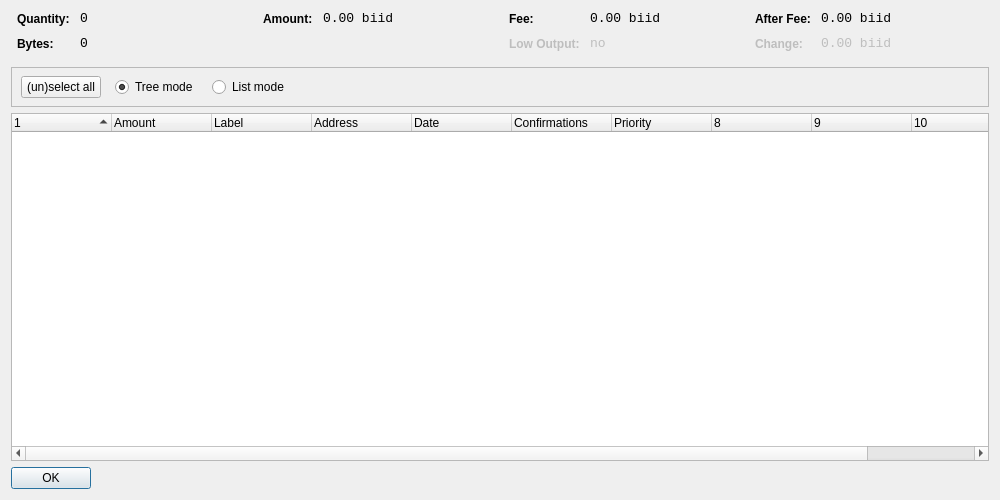
<?xml version="1.0" encoding="UTF-8"?>
<ui version="4.0">
 <class>CoinControlDialog</class>
 <widget class="QDialog" name="CoinControlDialog">
  <property name="geometry">
   <rect>
    <x>0</x>
    <y>0</y>
    <width>1000</width>
    <height>500</height>
   </rect>
  </property>
  <property name="windowTitle">
   <string>Coin Control</string>
  </property>
  <layout class="QVBoxLayout" name="verticalLayout">
   <item>
    <layout class="QHBoxLayout" name="horizontalLayoutTop" stretch="0,0,0,0">
     <property name="topMargin">
      <number>0</number>
     </property>
     <property name="bottomMargin">
      <number>10</number>
     </property>
     <item>
      <layout class="QFormLayout" name="formLayoutCoinControl1">
       <property name="horizontalSpacing">
        <number>10</number>
       </property>
       <property name="verticalSpacing">
        <number>10</number>
       </property>
       <property name="leftMargin">
        <number>6</number>
       </property>
       <property name="rightMargin">
        <number>6</number>
       </property>
       <item row="0" column="0">
        <widget class="QLabel" name="labelCoinControlQuantityText">
         <property name="styleSheet">
          <string notr="true">font-weight:bold;</string>
         </property>
         <property name="text">
          <string>Quantity:</string>
         </property>
        </widget>
       </item>
       <item row="0" column="1">
        <widget class="QLabel" name="labelCoinControlQuantity">
         <property name="font">
          <font>
           <family>Monospace</family>
           <pointsize>10</pointsize>
          </font>
         </property>
         <property name="cursor">
          <cursorShape>IBeamCursor</cursorShape>
         </property>
         <property name="contextMenuPolicy">
          <enum>Qt::ActionsContextMenu</enum>
         </property>
         <property name="text">
          <string notr="true">0</string>
         </property>
         <property name="textInteractionFlags">
          <set>Qt::LinksAccessibleByMouse|Qt::TextSelectableByKeyboard|Qt::TextSelectableByMouse</set>
         </property>
        </widget>
       </item>
       <item row="1" column="0">
        <widget class="QLabel" name="labelCoinControlBytesText">
         <property name="styleSheet">
          <string notr="true">font-weight:bold;</string>
         </property>
         <property name="text">
          <string>Bytes:</string>
         </property>
        </widget>
       </item>
       <item row="1" column="1">
        <widget class="QLabel" name="labelCoinControlBytes">
         <property name="font">
          <font>
           <family>Monospace</family>
           <pointsize>10</pointsize>
          </font>
         </property>
         <property name="cursor">
          <cursorShape>IBeamCursor</cursorShape>
         </property>
         <property name="contextMenuPolicy">
          <enum>Qt::ActionsContextMenu</enum>
         </property>
         <property name="text">
          <string notr="true">0</string>
         </property>
         <property name="textInteractionFlags">
          <set>Qt::LinksAccessibleByMouse|Qt::TextSelectableByKeyboard|Qt::TextSelectableByMouse</set>
         </property>
        </widget>
       </item>
      </layout>
     </item>
     <item>
      <layout class="QFormLayout" name="formLayoutCoinControl2">
       <property name="horizontalSpacing">
        <number>10</number>
       </property>
       <property name="verticalSpacing">
        <number>10</number>
       </property>
       <property name="leftMargin">
        <number>6</number>
       </property>
       <property name="rightMargin">
        <number>6</number>
       </property>
       <item row="0" column="0">
        <widget class="QLabel" name="labelCoinControlAmountText">
         <property name="styleSheet">
          <string notr="true">font-weight:bold;</string>
         </property>
         <property name="text">
          <string>Amount:</string>
         </property>
        </widget>
       </item>
       <item row="0" column="1">
        <widget class="QLabel" name="labelCoinControlAmount">
         <property name="font">
          <font>
           <family>Monospace</family>
           <pointsize>10</pointsize>
          </font>
         </property>
         <property name="cursor">
          <cursorShape>IBeamCursor</cursorShape>
         </property>
         <property name="contextMenuPolicy">
          <enum>Qt::ActionsContextMenu</enum>
         </property>
         <property name="text">
          <string notr="true">0.00 biid</string>
         </property>
         <property name="textInteractionFlags">
          <set>Qt::LinksAccessibleByMouse|Qt::TextSelectableByKeyboard|Qt::TextSelectableByMouse</set>
         </property>
        </widget>
       </item>
      </layout>
     </item>
     <item>
      <layout class="QFormLayout" name="formLayoutCoinControl3">
       <property name="horizontalSpacing">
        <number>10</number>
       </property>
       <property name="verticalSpacing">
        <number>10</number>
       </property>
       <property name="leftMargin">
        <number>6</number>
       </property>
       <property name="rightMargin">
        <number>6</number>
       </property>
       <item row="0" column="0">
        <widget class="QLabel" name="labelCoinControlFeeText">
         <property name="styleSheet">
          <string notr="true">font-weight:bold;</string>
         </property>
         <property name="text">
          <string>Fee:</string>
         </property>
        </widget>
       </item>
       <item row="0" column="1">
        <widget class="QLabel" name="labelCoinControlFee">
         <property name="font">
          <font>
           <family>Monospace</family>
           <pointsize>10</pointsize>
          </font>
         </property>
         <property name="cursor">
          <cursorShape>IBeamCursor</cursorShape>
         </property>
         <property name="contextMenuPolicy">
          <enum>Qt::ActionsContextMenu</enum>
         </property>
         <property name="text">
          <string notr="true">0.00 biid</string>
         </property>
         <property name="textInteractionFlags">
          <set>Qt::LinksAccessibleByMouse|Qt::TextSelectableByKeyboard|Qt::TextSelectableByMouse</set>
         </property>
        </widget>
       </item>
       <item row="1" column="0">
        <widget class="QLabel" name="labelCoinControlLowOutputText">
         <property name="enabled">
          <bool>false</bool>
         </property>
         <property name="styleSheet">
          <string notr="true">font-weight:bold;</string>
         </property>
         <property name="text">
          <string>Low Output:</string>
         </property>
        </widget>
       </item>
       <item row="1" column="1">
        <widget class="QLabel" name="labelCoinControlLowOutput">
         <property name="enabled">
          <bool>false</bool>
         </property>
         <property name="font">
          <font>
           <family>Monospace</family>
           <pointsize>10</pointsize>
          </font>
         </property>
         <property name="cursor">
          <cursorShape>IBeamCursor</cursorShape>
         </property>
         <property name="contextMenuPolicy">
          <enum>Qt::ActionsContextMenu</enum>
         </property>
         <property name="text">
          <string notr="true">no</string>
         </property>
         <property name="textInteractionFlags">
          <set>Qt::LinksAccessibleByMouse|Qt::TextSelectableByKeyboard|Qt::TextSelectableByMouse</set>
         </property>
        </widget>
       </item>
      </layout>
     </item>
     <item>
      <layout class="QFormLayout" name="formLayoutCoinControl4">
       <property name="horizontalSpacing">
        <number>10</number>
       </property>
       <property name="verticalSpacing">
        <number>10</number>
       </property>
       <property name="leftMargin">
        <number>6</number>
       </property>
       <property name="rightMargin">
        <number>6</number>
       </property>
       <item row="0" column="0">
        <widget class="QLabel" name="labelCoinControlAfterFeeText">
         <property name="styleSheet">
          <string notr="true">font-weight:bold;</string>
         </property>
         <property name="text">
          <string>After Fee:</string>
         </property>
        </widget>
       </item>
       <item row="0" column="1">
        <widget class="QLabel" name="labelCoinControlAfterFee">
         <property name="font">
          <font>
           <family>Monospace</family>
           <pointsize>10</pointsize>
          </font>
         </property>
         <property name="cursor">
          <cursorShape>IBeamCursor</cursorShape>
         </property>
         <property name="contextMenuPolicy">
          <enum>Qt::ActionsContextMenu</enum>
         </property>
         <property name="text">
          <string notr="true">0.00 biid</string>
         </property>
         <property name="textInteractionFlags">
          <set>Qt::LinksAccessibleByMouse|Qt::TextSelectableByKeyboard|Qt::TextSelectableByMouse</set>
         </property>
        </widget>
       </item>
       <item row="1" column="0">
        <widget class="QLabel" name="labelCoinControlChangeText">
         <property name="enabled">
          <bool>false</bool>
         </property>
         <property name="styleSheet">
          <string notr="true">font-weight:bold;</string>
         </property>
         <property name="text">
          <string>Change:</string>
         </property>
        </widget>
       </item>
       <item row="1" column="1">
        <widget class="QLabel" name="labelCoinControlChange">
         <property name="enabled">
          <bool>false</bool>
         </property>
         <property name="font">
          <font>
           <family>Monospace</family>
           <pointsize>10</pointsize>
          </font>
         </property>
         <property name="cursor">
          <cursorShape>IBeamCursor</cursorShape>
         </property>
         <property name="contextMenuPolicy">
          <enum>Qt::ActionsContextMenu</enum>
         </property>
         <property name="text">
          <string notr="true">0.00 biid</string>
         </property>
         <property name="textInteractionFlags">
          <set>Qt::LinksAccessibleByMouse|Qt::TextSelectableByKeyboard|Qt::TextSelectableByMouse</set>
         </property>
        </widget>
       </item>
      </layout>
     </item>
    </layout>
   </item>
   <item>
    <widget class="QFrame" name="frame">
     <property name="minimumSize">
      <size>
       <width>0</width>
       <height>40</height>
      </size>
     </property>
     <property name="frameShape">
      <enum>QFrame::StyledPanel</enum>
     </property>
     <property name="frameShadow">
      <enum>QFrame::Sunken</enum>
     </property>
     <widget class="QWidget" name="horizontalLayoutWidget">
      <property name="geometry">
       <rect>
        <x>10</x>
        <y>0</y>
        <width>781</width>
        <height>41</height>
       </rect>
      </property>
      <layout class="QHBoxLayout" name="horizontalLayoutPanel" stretch="0,0,0,0,0">
       <property name="spacing">
        <number>14</number>
       </property>
       <item>
        <widget class="QPushButton" name="pushButtonSelectAll">
         <property name="sizePolicy">
          <sizepolicy hsizetype="Maximum" vsizetype="Fixed">
           <horstretch>0</horstretch>
           <verstretch>0</verstretch>
          </sizepolicy>
         </property>
         <property name="text">
          <string>(un)select all</string>
         </property>
        </widget>
       </item>
       <item>
        <widget class="QRadioButton" name="radioTreeMode">
         <property name="sizePolicy">
          <sizepolicy hsizetype="Maximum" vsizetype="Fixed">
           <horstretch>0</horstretch>
           <verstretch>0</verstretch>
          </sizepolicy>
         </property>
         <property name="text">
          <string>Tree mode</string>
         </property>
         <property name="checked">
          <bool>true</bool>
         </property>
        </widget>
       </item>
       <item>
        <widget class="QRadioButton" name="radioListMode">
         <property name="sizePolicy">
          <sizepolicy hsizetype="Maximum" vsizetype="Fixed">
           <horstretch>0</horstretch>
           <verstretch>0</verstretch>
          </sizepolicy>
         </property>
         <property name="text">
          <string>List mode</string>
         </property>
        </widget>
       </item>
       <item>
        <spacer name="horizontalSpacer">
         <property name="orientation">
          <enum>Qt::Horizontal</enum>
         </property>
         <property name="sizeHint" stdset="0">
          <size>
           <width>40</width>
           <height>20</height>
          </size>
         </property>
        </spacer>
       </item>
      </layout>
     </widget>
    </widget>
   </item>
   <item>
    <widget class="CoinControlTreeWidget" name="treeWidget">
     <property name="contextMenuPolicy">
      <enum>Qt::CustomContextMenu</enum>
     </property>
     <property name="sortingEnabled">
      <bool>false</bool>
     </property>
     <property name="columnCount">
      <number>11</number>
     </property>
     <attribute name="headerShowSortIndicator" stdset="0">
      <bool>true</bool>
     </attribute>
     <attribute name="headerStretchLastSection">
      <bool>false</bool>
     </attribute>
     <column>
      <property name="text">
       <string/>
      </property>
     </column>
     <column>
      <property name="text">
       <string>Amount</string>
      </property>
     </column>
     <column>
      <property name="text">
       <string>Label</string>
      </property>
     </column>
     <column>
      <property name="text">
       <string>Address</string>
      </property>
     </column>
     <column>
      <property name="text">
       <string>Date</string>
      </property>
     </column>
     <column>
      <property name="text">
       <string>Confirmations</string>
      </property>
      <property name="toolTip">
       <string>Confirmed</string>
      </property>
     </column>
     <column>
      <property name="text">
       <string>Priority</string>
      </property>
     </column>
     <column>
      <property name="text">
       <string/>
      </property>
     </column>
     <column>
      <property name="text">
       <string/>
      </property>
     </column>
     <column>
      <property name="text">
       <string/>
      </property>
     </column>
     <column>
      <property name="text">
       <string/>
      </property>
     </column>
    </widget>
   </item>
   <item>
    <widget class="QDialogButtonBox" name="buttonBox">
     <property name="sizePolicy">
      <sizepolicy hsizetype="Maximum" vsizetype="Fixed">
       <horstretch>0</horstretch>
       <verstretch>0</verstretch>
      </sizepolicy>
     </property>
     <property name="orientation">
      <enum>Qt::Horizontal</enum>
     </property>
     <property name="standardButtons">
      <set>QDialogButtonBox::Ok</set>
     </property>
    </widget>
   </item>
  </layout>
 </widget>
 <customwidgets>
  <customwidget>
   <class>CoinControlTreeWidget</class>
   <extends>QTreeWidget</extends>
   <header>coincontroltreewidget.h</header>
  </customwidget>
 </customwidgets>
 <resources/>
 <connections/>
</ui>
